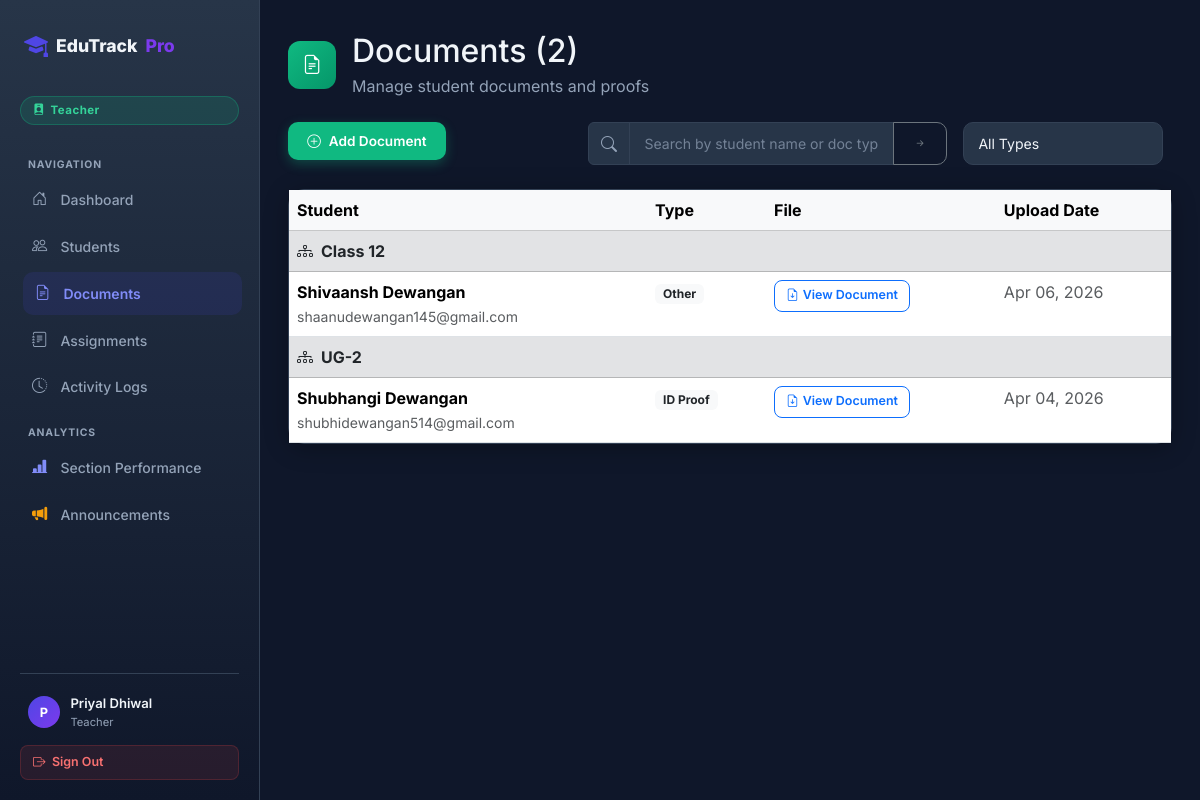
Page /documents/ (signed in) on the committed database.
### students/models.py (models this page shows, shortened)
class UserProfile(models.Model):
    user = models.OneToOneField(User, on_delete=models.CASCADE, related_name='profile')
    role = models.CharField(max_length=20, choices=ROLE_CHOICES, default=ROLE_STUDENT)

class Document(models.Model):
    DOC_TYPES = [
        ('ID',          'ID Proof'),
        ('FORM',        'Admission Form'),
        ('MEDICAL',     'Medical Record'),
        ('CERTIFICATE', 'Certificate'),
        ('FEE',         'Fee Receipt'),
        ('ASSIGNMENT',  'Assignment'),
        ('OTHER',       'Other'),
    ]
    doc_id        = models.AutoField(primary_key=True)
    student       = models.ForeignKey(Student, on_delete=models.CASCADE, related_name='documents')
    doc_type      = models.CharField(max_length=20, choices=DOC_TYPES)
    document_file = models.FileField(upload_to='student_documents/', null=True, blank=True)
    drive_link    = models.URLField(max_length=500, blank=True, null=True)
    upload_date   = models.DateTimeField(auto_now_add=True)
    @property
    def file_url(self):
        if self.document_file:
            try:
                return self.document_file.url
            except Exception:
                pass
        return self.drive_link or ''

class Student(models.Model):
    GENDER_CHOICES = [
        ('M', 'Male'),
        ('F', 'Female'),
        ('O', 'Other'),
    ]
    PAYMENT_METHOD_CHOICES = [
        ('cash',   'Cash'),
        ('check',  'Check'),
        ('online', 'Online'),
        ('',       'Pending'),
    ]
    admission_number = models.CharField(max_length=20, unique=True, null=True, blank=True)
    admission_date   = models.DateField(null=True, blank=True)
    name       = models.CharField(max_length=200)
    age        = models.IntegerField()
    email      = models.EmailField()
    phone      = models.CharField(max_length=15, blank=True, null=True)
    gender     = models.CharField(max_length=1, choices=GENDER_CHOICES, default='M')
    address    = models.TextField(blank=True, null=True)
    class_name = models.CharField(max_length=50, choices=CLASS_CHOICES, blank=True, null=True)
    section    = models.ForeignKey(Section, on_delete=models.SET_NULL, null=True, blank=True, related_name='students')
    fees_paid  = models.BooleanField(default=False)
    payment_method = models.CharField(max_length=10, choices=PAYMENT_METHOD_CHOICES, blank=True, default='')
    course     = models.CharField(max_length=200)
    attendance = models.FloatField()
    marks      = models.FloatField()
    created_at = models.DateTimeField(auto_now_add=True, null=True)
    profile_picture = models.ImageField(upload_to='student_profiles/', null=True, blank=True)
    resume          = models.FileField(upload_to='student_resumes/', null=True, blank=True)
    user = models.OneToOneField(User, on_delete=models.SET_NULL, null=True, blank=True, related_name='student_profile')

### students/views.py (the view)
# urls.py: path('documents/',     views.documents_list, name='documents_list'),
@login_required(login_url='/login/')
def documents_list(request):
    qs = Document.objects.select_related('student').all()
    total_count  = qs.count()
    q            = request.GET.get('q',          '').strip()
    doc_type     = request.GET.get('doc_type',   '').strip()
    class_filter = request.GET.get('class_name', '').strip()
    sort         = request.GET.get('sort',       '-upload_date').strip()
    if q:         qs = qs.filter(Q(student__name__icontains=q) | Q(doc_type__icontains=q))
    if doc_type:  qs = qs.filter(doc_type=doc_type)
    if class_filter: qs = qs.filter(student__class_name=class_filter)
    allowed_sorts = {'student__name','-student__name','doc_type','-doc_type','upload_date','-upload_date'}
    if sort not in allowed_sorts: sort = '-upload_date'
    qs = qs.order_by('student__class_name', sort)
    classes = Student.objects.values_list('class_name', flat=True).distinct().order_by('class_name')
    return render(request, 'students/documents_list.html', {
        'documents': qs, 'total_count': total_count,
        'shown_count': qs.count(), 'doc_types': Document.DOC_TYPES, 'classes': classes,
    })

### students/context_processors.py (called while the page is built)
def user_role(request):
    role = None
    is_principal = False
    if request.user.is_authenticated:
        if request.user.is_superuser:
            role = 'principal'
            is_principal = True
        else:
            try:
                role = request.user.profile.role
                is_principal = (role == 'principal')
            except Exception:
                role = 'student'
    return {
        'user_role': role,
        'is_principal': is_principal,
    }

### students/templates/students/documents_list.html (shortened to what this page needs)
{% extends "students/base_auth.html" %}
{% block content %}
<div class="d-flex align-items-center gap-3 mb-4">
  <div style="width:48px;height:48px;border-radius:12px;background:linear-gradient(135deg,#10b981,#059669);display:flex;align-items:center;justify-content:center;">
    <i class="bi bi-file-earmark-text" style="color:#fff;font-size:1.2rem;"></i>
  </div>
  <div>
<h2 class="mb-1">Documents ({{ total_count }}{% if shown_count != total_count %} → {{ shown_count }}{% endif %})</h2>
    <p class="mb-0" style="color:var(--muted);">Manage student documents and proofs</p>
  </div>
</div>
<div class="row g-3 mb-4">
  <div class="col-md-4">
    <a href="{% url 'add_document' %}" class="btn btn-success">
      <i class="bi bi-plus-circle me-2"></i>Add Document
    </a>
  </div>
  <div class="col-md-5">
    <form method="GET" class="search-form">
      <div class="input-group">
        <span class="input-group-text"><i class="bi bi-search"></i></span>
        <input type="text" class="form-control" name="q" value="{{ request.GET.q }}" placeholder="Search by student name or doc type…">
        <button class="btn btn-outline-secondary" type="submit"><i class="bi bi-arrow-right-short"></i></button>
      </div>
    </form>
  </div>
  <div class="col-md-3">
    <select class="form-select" name="doc_type" onchange="this.form.submit()" style="max-width:200px;">
      <option value="">All Types</option>
    </select>
  </div>
</div>
<div class="card">
  <div class="table-responsive">
    <table class="table table-hover mb-0">
      <thead class="table-light">
        <tr>
          <th>Student</th>
          <th>Type</th>
          <th>File</th>
          <th>Upload Date</th>
        </tr>
      </thead>
      <tbody>
        {% for doc in documents %}
        {% ifchanged doc.student.class_name %}
        <tr class="table-secondary">
          <td colspan="4" class="fw-bold text-dark py-2">
            <i class="bi bi-diagram-3 me-2"></i>{{ doc.student.class_name|default:"Uncategorized (No Class Assigned)" }}
          </td>
        </tr>
        {% endifchanged %}
        <tr>
          <td>
            <strong>{{ doc.student.name }}</strong><br>
            <small class="text-muted">{{ doc.student.email }}</small>
          </td>
          <td>
            <span class="badge bg-light text-dark px-2 py-1">{{ doc.get_doc_type_display }}</span>
          </td>
          <td>
            {% if doc.file_url %}
            <a href="{{ doc.file_url }}" target="_blank" class="btn btn-sm btn-outline-primary"><i class="bi bi-file-earmark-arrow-down me-1"></i>View Document</a>
            {% else %}
            <span class="text-muted">No File</span>
            {% endif %}
          </td>
          <td>
            <span class="text-muted">{{ doc.upload_date|date:"M d, Y" }}</span>
          </td>
        </tr>
        {% endfor %}
      </tbody>
    </table>
  </div>
</div>
{% endblock %}

### students/templates/students/base_auth.html (shortened to what this page needs)
<!DOCTYPE html>
<html lang="en">
<head>
  <link href="https://cdn.jsdelivr.net/npm/bootstrap@5.3.3/dist/css/bootstrap.min.css" rel="stylesheet" />
  <link href="https://cdn.jsdelivr.net/npm/bootstrap-icons@1.11.3/font/bootstrap-icons.css" rel="stylesheet" />
</head>
<body>
<div class="sidebar" id="sidebarEl">
  <div class="sidebar-inner">
    <a class="sidebar-brand" href="{% url 'landing' %}">
      <i class="bi bi-mortarboard-fill"></i>
      EduTrack<span class="dot">Pro</span>
    </a>
    {% if request.user.is_authenticated %}
      <span class="role-badge
        {% if user_role == 'principal' %}rb-principal
        {% elif user_role == 'teacher' %}rb-teacher
        {% elif user_role == 'staff'   %}rb-staff
        {% else %}rb-student{% endif %}">
        <i class="bi
          {% if user_role == 'principal' %}bi-award-fill
          {% elif user_role == 'teacher' %}bi-person-badge-fill
          {% elif user_role == 'staff'   %}bi-person-gear
          {% else %}bi-mortarboard-fill{% endif %}"></i>
        {{ user_role|title|default:'Student' }}
      </span>
    {% endif %}
    <nav class="sidebar-nav">
      <div class="nav-section-label">Navigation</div>
      <a href="{% url 'dashboard' %}" class="{% if request.resolver_match.url_name == 'dashboard' %}active{% endif %}">
        <i class="bi bi-house-door"></i> Dashboard
      </a>
      {% if user_role != 'student' %}
      <a href="{% url 'students_list' %}" class="{% if request.resolver_match.url_name == 'students_list' %}active{% endif %}">
        <i class="bi bi-people"></i> Students
      </a>
      <a href="{% url 'documents_list' %}" class="{% if request.resolver_match.url_name == 'documents_list' %}active{% endif %}">
        <i class="bi bi-file-earmark-text"></i> Documents
      </a>
      <a href="{% url 'assignments_list' %}" class="{% if request.resolver_match.url_name == 'assignments_list' %}active{% endif %}">
        <i class="bi bi-journal-text"></i> Assignments
      </a>
      <a href="{% url 'logs_list' %}" class="{% if request.resolver_match.url_name == 'logs_list' %}active{% endif %}">
        <i class="bi bi-clock-history"></i> Activity Logs
      </a>
      {% endif %}
      {% if user_role == 'teacher' or user_role == 'principal' %}
      <div class="nav-section-label" style="margin-top:1rem;">Analytics</div>
      <a href="{% url 'section_performance' %}" class="{% if request.resolver_match.url_name == 'section_performance' %}active{% endif %}">
        <i class="bi bi-bar-chart-line-fill" style="color:#818cf8;"></i> Section Performance
      </a>
      <a href="{% url 'announcement_list' %}" class="{% if request.resolver_match.url_name == 'announcement_list' %}active{% endif %}">
        <i class="bi bi-megaphone-fill" style="color:#f59e0b;"></i> Announcements
      </a>
      {% endif %}
    </nav>
    {% if request.user.is_authenticated %}
    <div class="sidebar-user">
      <div class="user-tile">
        <div class="user-avatar">{{ request.user.username|first|upper }}</div>
        <div style="min-width:0;flex:1;">
          <div class="user-name">{{ request.user.username }}</div>
          <div class="user-role">{{ user_role|title|default:'User' }}</div>
        </div>
      </div>
      <a href="{% url 'logout' %}" class="btn-logout" id="sidebar-logout-btn">
        <i class="bi bi-box-arrow-right"></i> Sign Out
      </a>
    </div>
    {% endif %}
  </div>
</div>
<div class="main-wrap">
  {% block content %}{% endblock %}
</div>
</body>
</html>

### students/templates/students/base_auth.html (style rules this page uses)
:root { --primary: #4f46e5; --primary-dk: #3730a3; --accent: #7c3aed; --bg: #0f172a; --surface: #1e293b; --surface2: #273548; --border: #334155; --text: #f1f5f9; --muted: #94a3b8; --success: #10b981; --danger: #ef4444; --warning: #f59e0b; --info: #3b82f6; --gold: #f59e0b; }
* { box-sizing: border-box; margin: 0; padding: 0; }
body { font-family: 'Inter', sans-serif; background: var(--bg); color: var(--text); min-height: 100vh; }
.sidebar { position: fixed; left: 0; top: 0; height: 100vh; width: 260px; background: linear-gradient(180deg, var(--surface2) 0%, var(--bg) 100%); border-right: 1px solid var(--border); z-index: 1030; transition: transform 0.3s ease; display: flex; flex-direction: column; overflow: hidden; }
.sidebar-inner { padding: 1.25rem; height: 100%; overflow-y: auto; display: flex; flex-direction: column; }
.sidebar-brand { display: flex; align-items: center; gap: 0.5rem; font-weight: 800; font-size: 1.1rem; color: var(--text); text-decoration: none; margin-bottom: 1.5rem; padding: 0.5rem 0.25rem; }
.sidebar-brand i { color: var(--primary); font-size: 1.5rem; }
.sidebar-brand .dot { color: var(--accent); }
.role-badge { display: inline-flex; align-items: center; gap: 0.35rem; padding: 0.3rem 0.75rem; border-radius: 999px; font-size: 0.72rem; font-weight: 700; margin-bottom: 1.25rem; letter-spacing: 0.04em; }
.rb-teacher { background:rgba(16,185,129,0.15); color:#34d399; border:1px solid rgba(16,185,129,0.3); }
.nav-section-label { font-size: 0.65rem; font-weight: 700; color: var(--muted); text-transform: uppercase; letter-spacing: 0.08em; padding: 0 0.5rem; margin: 0.75rem 0 0.35rem; }
.sidebar-nav { flex: 1; }
.sidebar-nav a { display: flex; align-items: center; gap: 0.65rem; padding: 0.65rem 0.75rem; color: var(--muted); text-decoration: none; border-radius: 10px; margin-bottom: 0.2rem; font-size: 0.875rem; font-weight: 500; transition: all 0.2s; }
.sidebar-nav a:hover, .sidebar-nav a.active { background: rgba(79,70,229,0.12); color: var(--text); transform: translateX(3px); }
.sidebar-nav a.active { color: #818cf8; font-weight: 600; }
.sidebar-nav a i { width: 18px; font-size: 0.95rem; flex-shrink: 0; }
.sidebar-user { border-top: 1px solid var(--border); padding-top: 0.75rem; margin-top: 0.75rem; }
.user-tile { display: flex; align-items: center; gap: 0.65rem; padding: 0.5rem 0.5rem; border-radius: 10px; }
.user-avatar { width: 32px; height: 32px; border-radius: 50%; background: linear-gradient(135deg, var(--primary), var(--accent)); display: flex; align-items: center; justify-content: center; font-size: 0.8rem; font-weight: 700; color: #fff; flex-shrink: 0; }
.user-name { font-size: 0.82rem; font-weight: 600; white-space: nowrap; overflow: hidden; text-overflow: ellipsis; }
.user-role { font-size: 0.7rem; color: var(--muted); }
.btn-logout { display: flex; align-items: center; gap: 0.4rem; padding: 0.45rem 0.75rem; border-radius: 8px; background: rgba(239,68,68,0.1); border: 1px solid rgba(239,68,68,0.2); color: #f87171; font-size: 0.78rem; font-weight: 600; text-decoration: none; margin-top: 0.4rem; transition: all 0.2s; width: 100%; }
.main-wrap { margin-left: 260px; padding: 2rem 1.75rem; min-height: 100vh; transition: margin-left 0.3s; }
.card { background: var(--surface); border: 1px solid var(--border); border-radius: 16px; box-shadow: 0 4px 24px rgba(0,0,0,.3); }
.form-control, .form-select { background: var(--surface2); border: 1px solid var(--border); color: var(--text); border-radius: 10px; padding: .6rem .9rem; font-size: .88rem; transition: border-color .2s, box-shadow .2s; font-family: 'Inter', sans-serif; }
.form-control::placeholder { color: var(--muted); opacity: .7; }
.form-select option { background: var(--surface2); color: var(--text); }
.btn { font-weight: 600; font-size: .85rem; border-radius: 10px; padding: .55rem 1.2rem; transition: transform .15s, box-shadow .15s; font-family: 'Inter', sans-serif; }
.btn-success { background: var(--success); border: none; box-shadow: 0 4px 12px rgba(16,185,129,.3); color: #fff; }
.btn-sm { padding: .35rem .7rem; font-size: .78rem; border-radius: 8px; }
.input-group-text { background: var(--surface2); border-color: var(--border); color: var(--muted); }

### rows in the picture
UserProfile: role "Teacher"
Document: student.class_name "Class 12", student.name "Shivaansh Dewangan", student.email "shaanudewangan145@gmail.com", doc_type "Other", upload_date "Apr 06, 2026"
Document: student.class_name "UG-2", student.name "Shubhangi Dewangan", student.email "shubhidewangan514@gmail.com", doc_type "ID Proof", upload_date "Apr 04, 2026"

### other values in the picture
{{ request.user.username|first|upper }} "P"
{{ request.user.username }} "Priyal Dhiwal"
{{ total_count }} "2"
